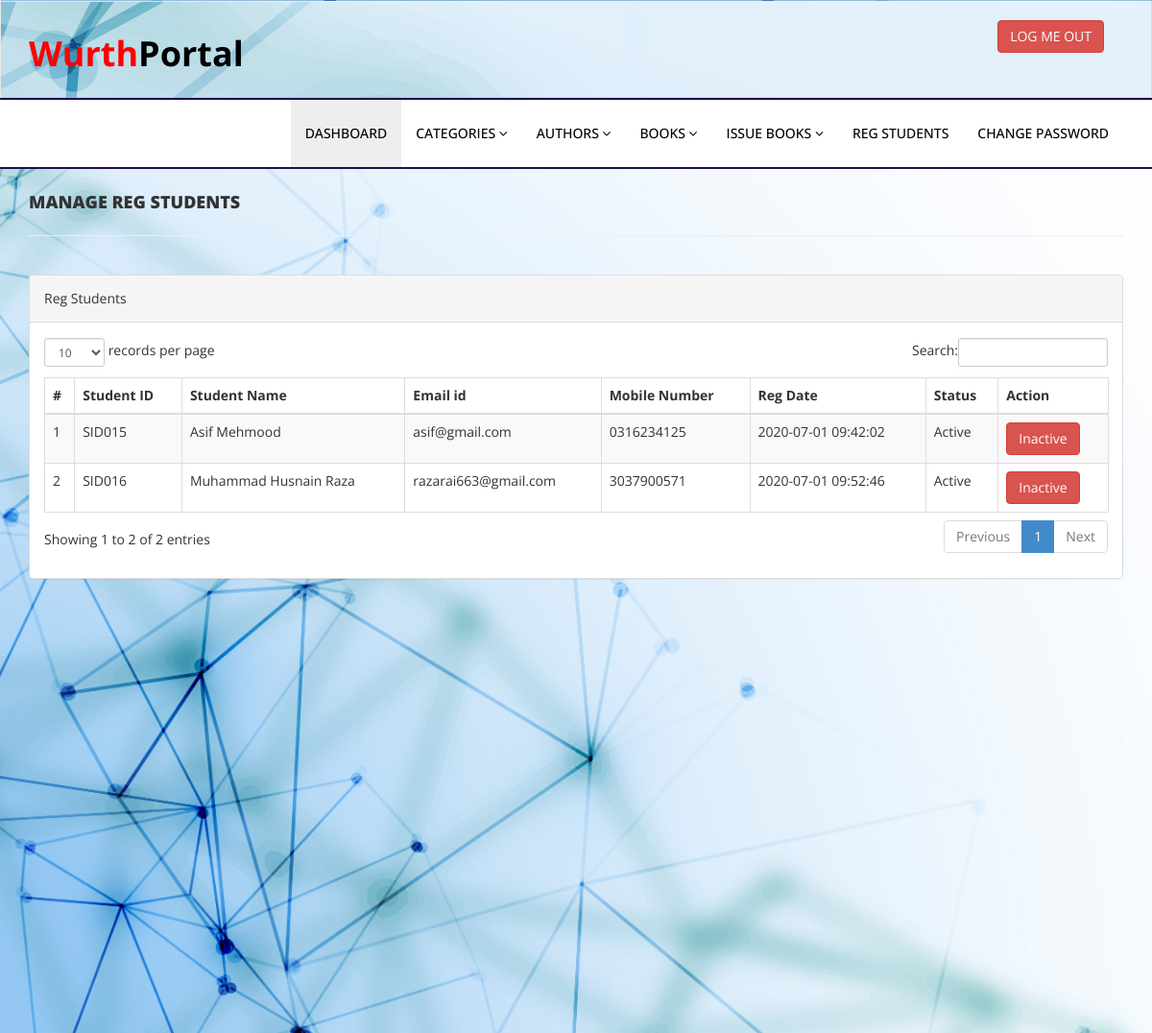
/admin/reg-students.php (signed in), run on the app's committed database.
### tables this page shows
CREATE TABLE `tblstudents` (
  `id` int(11) NOT NULL,
  `StudentId` varchar(100) DEFAULT NULL,
  `FullName` varchar(120) DEFAULT NULL,
  `EmailId` varchar(120) DEFAULT NULL,
  `MobileNumber` char(11) DEFAULT NULL,
  `Password` varchar(120) DEFAULT NULL,
  `Status` int(1) DEFAULT NULL,
  `RegDate` timestamp NULL DEFAULT current_timestamp(),
  `UpdationDate` timestamp NULL DEFAULT NULL ON UPDATE current_timestamp()
);

### admin/reg-students.php (the view, shortened to what this page needs)
<?php
include('includes/config.php');
if(strlen($_SESSION['alogin'])==0)
    {
header('location:index.php');
}
else{
    ?>
<!DOCTYPE html>
<html xmlns="http://www.w3.org/1999/xhtml">
<head>
    <link href="assets/css/bootstrap.css" rel="stylesheet" />
    <link href="assets/css/font-awesome.css" rel="stylesheet" />
    <link href="assets/js/dataTables/dataTables.bootstrap.css" rel="stylesheet" />
    <link href="assets/css/style.css" rel="stylesheet" />
</head>
<body>
<?php include('includes/header.php');?>
    <div class="content-wrapper">
         <div class="container">
        <div class="row pad-botm">
            <div class="col-md-12">
                <h4 class="header-line">Manage Reg Students</h4>
    </div>
        </div>
            <div class="row">
                <div class="col-md-12">
                    <div class="panel panel-default">
                        <div class="panel-heading">
                          Reg Students
                        </div>
                        <div class="panel-body">
                            <div class="table-responsive">
                                <table class="table table-striped table-bordered table-hover" id="dataTables-example">
                                    <thead>
                                        <tr>
                                            <th>#</th>
                                            <th>Student ID</th>
                                            <th>Student Name</th>
                                            <th>Email id </th>
                                            <th>Mobile Number</th>
                                            <th>Reg Date</th>
                                            <th>Status</th>
                                            <th>Action</th>
                                        </tr>
                                    </thead>
                                    <tbody>
<?php $sql = "SELECT * from tblstudents";
$query = $dbh -> prepare($sql);
$query->execute();
$results=$query->fetchAll(PDO::FETCH_OBJ);
$cnt=1;
if($query->rowCount() > 0)
{
foreach($results as $result)
{               ?>
                                        <tr class="odd gradeX">
                                            <td class="center"><?php echo htmlentities($cnt);?></td>
                                            <td class="center"><?php echo htmlentities($result->StudentId);?></td>
                                            <td class="center"><?php echo htmlentities($result->FullName);?></td>
                                            <td class="center"><?php echo htmlentities($result->EmailId);?></td>
                                            <td class="center"><?php echo htmlentities($result->MobileNumber);?></td>
                                             <td class="center"><?php echo htmlentities($result->RegDate);?></td>
                                            <td class="center"><?php if($result->Status==1)
                                            {
                                                echo htmlentities("Active");
                                            } else {
                                            echo htmlentities("Blocked");
}
                                            ?></td>
                                            <td class="center">
<?php if($result->Status==1)
 {?>
<a href="reg-students.php?inid=<?php echo htmlentities($result->id);?>" onclick="return confirm('Are you sure you want to block this student?');"" >  <button class="btn btn-danger"> Inactive</button>
<?php } else {?>
                                            <a href="reg-students.php?id=<?php echo htmlentities($result->id);?>" onclick="return confirm('Are you sure you want to active this student?');""><button class="btn btn-primary"> Active</button>
                                            <?php } ?>
                                            </td>
                                        </tr>
 <?php $cnt=$cnt+1;}} ?>
                                    </tbody>
                                </table>
                            </div>
                        </div>
                    </div>
                </div>
            </div>
    </div>
    </div>
</body>
</html>
<?php } ?>

### admin/assets/css/style.css (style rules this page uses)
.content-wrapper { padding-top: 15px; min-height:900px; padding-bottom:90px; background-image: url(../img/bgimage.jpg); background-repeat: no-repeat; background-size: cover; }
.header-line { font-weight:900; padding-bottom:25px; border-bottom:1px solid #eeeeee; text-transform:uppercase; }
.pad-botm { padding-bottom:30px; }

### data on the page
tblstudents: StudentId "SID015", FullName "Asif Mehmood", EmailId "asif@gmail.com", MobileNumber "0316234125", RegDate "2020-07-01 09:42:02"
tblstudents: StudentId "SID016", FullName "Muhammad Husnain Raza", EmailId "razarai663@gmail.com", MobileNumber "3037900571", RegDate "2020-07-01 09:52:46"
